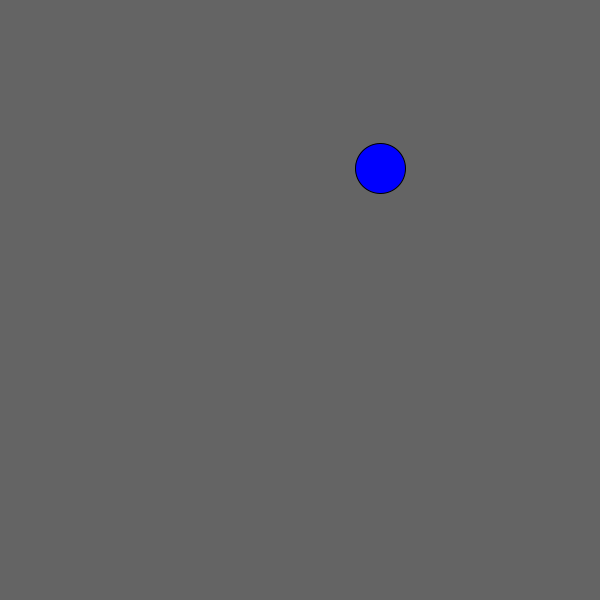
Frame 1 (no input)
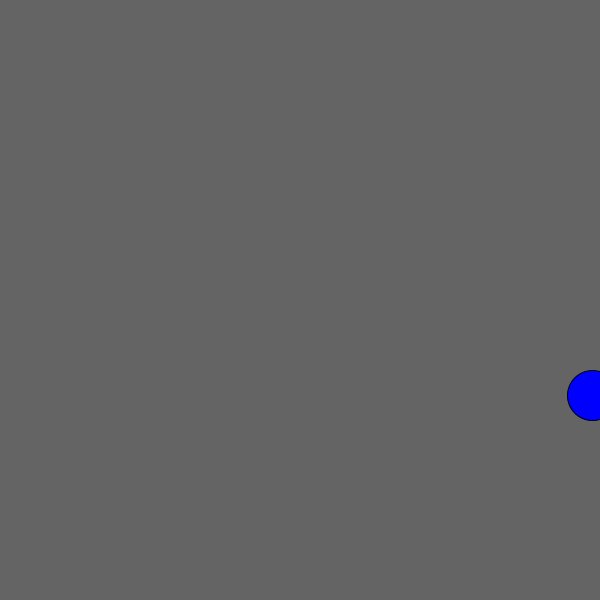
Frame 60 (the mouse pressed at the canvas centre just before this capture)
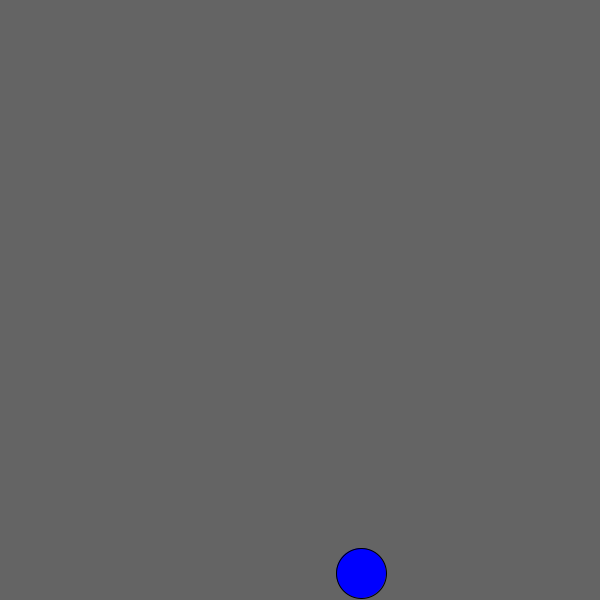
Frame 120 (the mouse held since frame 60 and released just before this capture)

The Processing sketch that drew these frames (run headless with seeded random() and noise(); from frame 60 on, the mouse is pressed at the canvas centre):

// Processing sketch: ecranDeVeille
// ── ecranDeVeille.pde
PVector pos = new PVector(random(548)+26,random(548)+26);
float randomNumber = 1 + random(3);
PVector dir = new PVector(randomNumber,randomNumber);

void setup(){
  
  size(600,600); // définit la taille de la fenêtre
  background(100); // définit la couleur du fond de la fenêtre, ici 100 = gris
  fill(255,0,0); // remplit le cercle en rouge
  ellipse(width/2, height/2, 50, 50);
  
}

void draw(){
  fill(0,0,255); // remplit le cercle en bleu
  background(100);
  ellipse(pos.x, pos.y, 50, 50);
  pos.x += dir.x;
  pos.y += dir.y;
  if (pos.x >= 600){
    dir.x = -randomNumber;
  }
  else if (pos.x <= 0){
    dir.x = randomNumber;
  }
  else if (pos.y >= 600){
    dir.y = -randomNumber;
  }
  else if (pos.y <= 0){
    dir.y = randomNumber;
  }
}

// ── Ball.pde
// Class Ball
